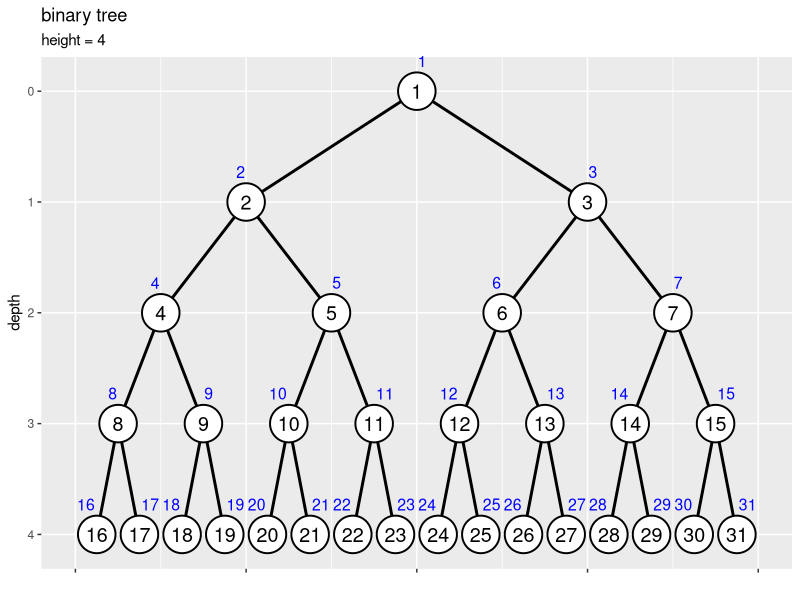
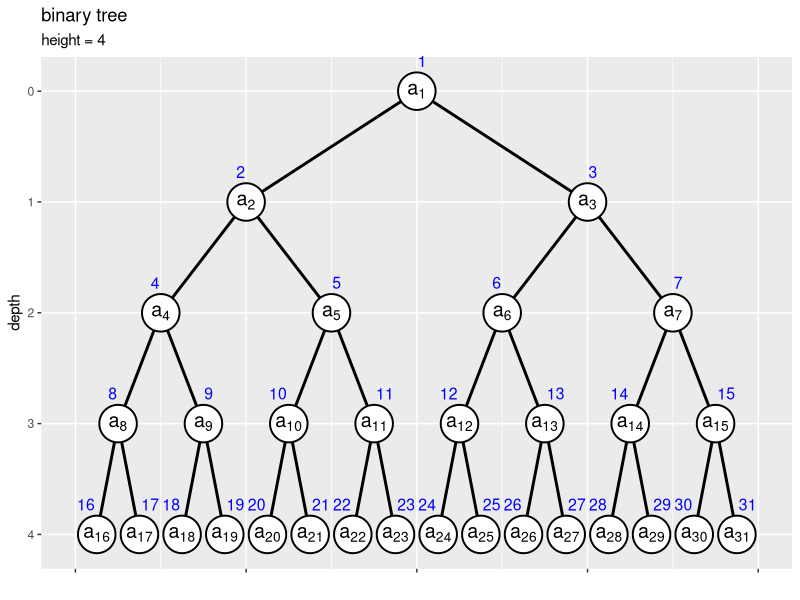
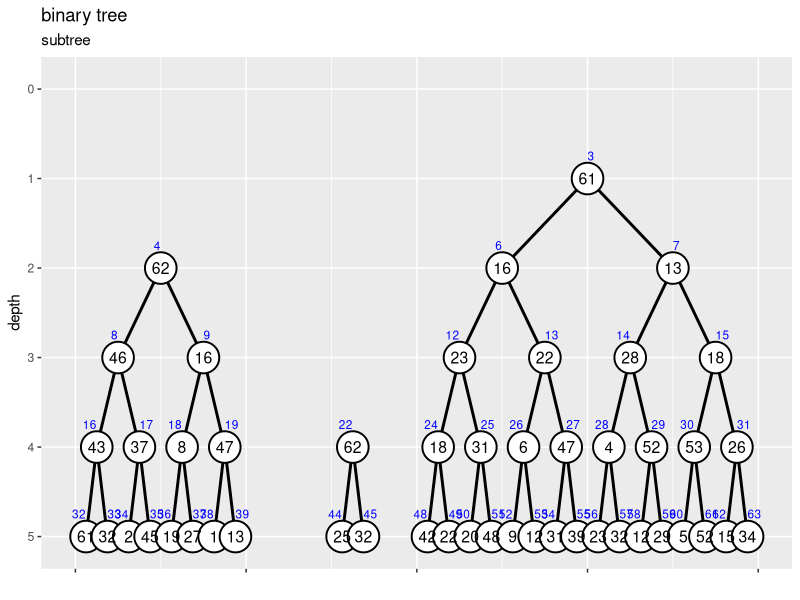
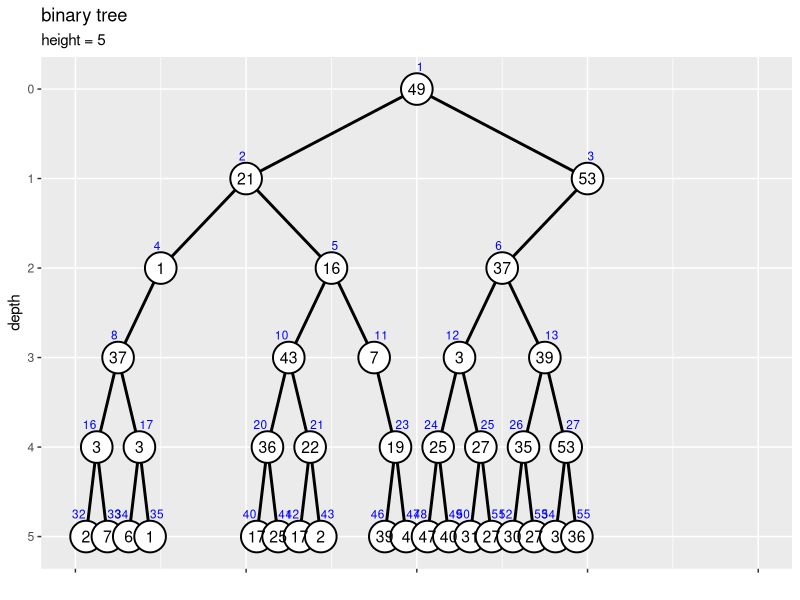
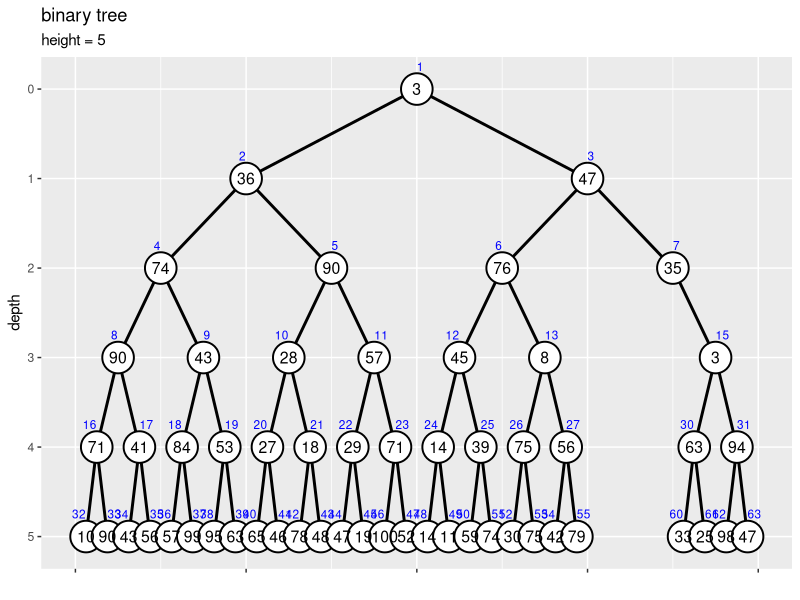
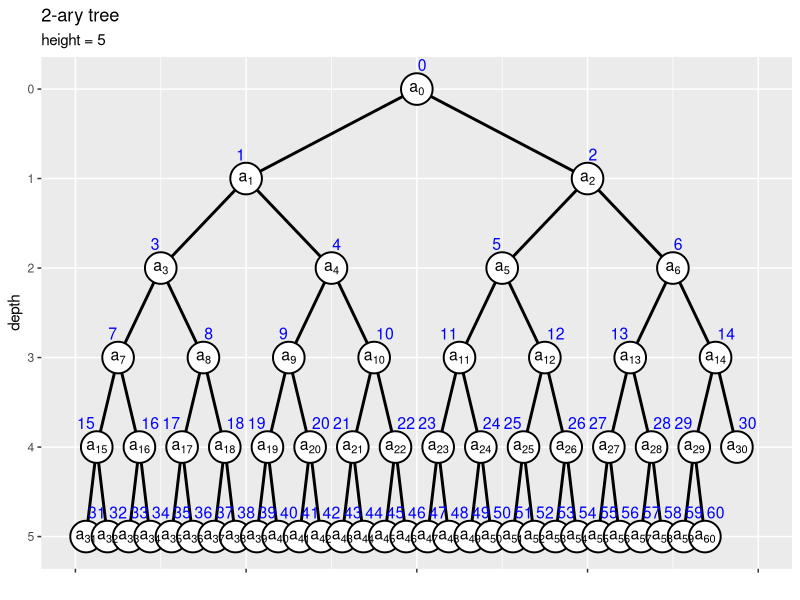
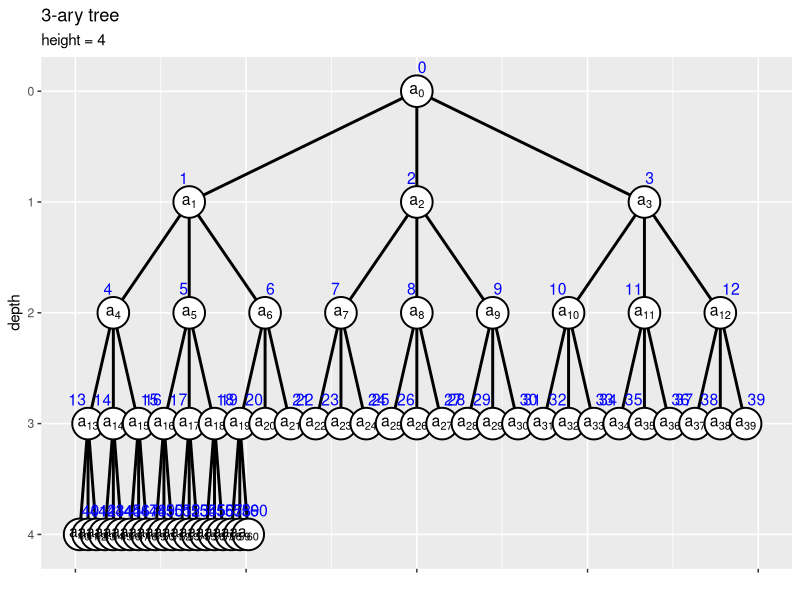
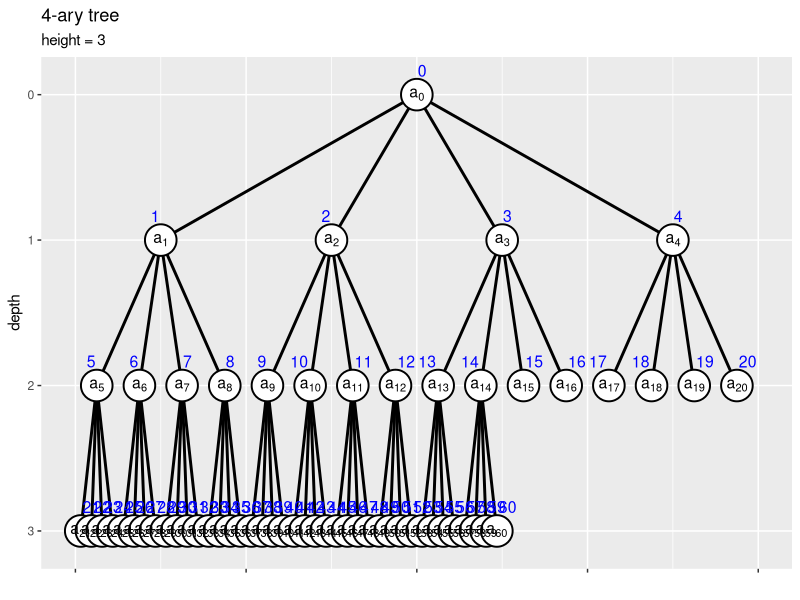

Write R code to recreate these figures, in order.
## ---- chunk 1
knitr::opts_chunk$set(
  echo = TRUE, 
  message = FALSE, error = FALSE, warning = FALSE # メッセージを非表示
)
## ---- chunk 2
### 資料作成用

# チェック用
library(ggplot2)
## ---- chunk 3
# ノード数を指定
N <- 31

# (簡易的に)値を作成
a <- 1:N
head(a)
## ---- chunk 4
# ラベル位置の調整値を指定
d <- 0.6

# ノードの座標を作成
node_df <- tibble::tibble(
  value = a, 
  index = 1:N, 
  depth = floor(log2(index)), 
  col_idx = index - 2^depth + 1, # 深さごとのノード番号
  coord_x = (col_idx * 2 - 1) * 1/(2^depth * 2), 
  label_offset = dplyr::if_else(
    condition = index%%2 == 0, true = 0.5+d, false = 0.5-d
  ) # ラベル位置を左右にズラす
)
node_df
## ---- chunk 5
# エッジの座標を作成
edge_df <- dplyr::bind_rows(
  # 子ノードの座標
  node_df |> 
    dplyr::filter(depth > 0) |> # 根を除去
    dplyr::mutate(
      edge_id   = index, 
      node_type = "childe" # (確認用)
    ), 
  # 親ノードの座標
  node_df |> 
    dplyr::filter(depth > 0) |> # 根を除去
    dplyr::mutate(
      edge_id   = index, 
      node_type = "parent", # (確認用)
      depth   = depth - 1, 
      index   = index %/% 2, 
      col_idx = index - 2^depth + 1, # 深さごとのノード番号
      coord_x = (col_idx * 2 - 1) * 1/(2^depth * 2)
    )
) |> 
  dplyr::select(!label_offset) |> 
  dplyr::arrange(edge_id, depth)
edge_df
## ---- chunk 6
# ツリーの高さを取得
max_h <- max(node_df[["depth"]])
max_h <- floor(log2(N))

# 縦方向の余白の調整値を指定
d <- 0.1

# 二分木を作図
ggplot() + 
  geom_path(data = edge_df, 
            mapping = aes(x = coord_x, y = depth, group = edge_id), 
            linewidth = 1) + # エッジ
  geom_point(data = node_df, 
             mapping = aes(x = coord_x, y = depth), 
             size = 12, shape = "circle filled", fill = "white", stroke = 1) + # ノード
  geom_text(data = node_df, 
            mapping = aes(x = coord_x, y = depth, label = value), 
            size = 5) + # 値ラベル
  geom_text(data = node_df, 
            mapping = aes(x = coord_x, y = depth, label = index, hjust = label_offset), 
            size = 4, vjust = -2, color = "blue") + # 位置ラベル
  scale_x_continuous(labels = NULL, name = "") + 
  scale_y_reverse(breaks = 0:max_h, minor_breaks = FALSE) + 
  coord_cartesian(xlim = c(0, 1), ylim = c(max_h+d, -d)) + 
  labs(title = "binary tree", 
       subtitle = paste0("height = ", max_h), 
       y = "depth")
## ---- chunk 7
# エッジの座標を作成
edge_df <- dplyr::bind_cols(
  # 子ノードの座標
  node_df |> 
    dplyr::filter(depth > 0) |> # 根を除去
    dplyr::select(!label_offset), 
  # 親ノードの座標
  node_df |> 
    dplyr::filter(depth > 0) |> # 根を除去
    dplyr::mutate(
      parent_depth   = depth - 1, 
      parent_index   = index %/% 2, 
      parent_col_idx = parent_index - 2^parent_depth + 1, # 深さごとのノード番号
      parent_coord_x = (parent_col_idx * 2 - 1) * 1/(2^parent_depth * 2)
    ) |> 
    dplyr::select(parent_index, parent_depth, parent_coord_x)
)
edge_df
## ---- chunk 8
# ツリーの高さを取得
max_h <- max(node_df[["depth"]])

# 縦方向の余白の調整値を指定
d <- 0.1

# 二分木を作図
ggplot() + 
  geom_segment(data = edge_df, 
               mapping = aes(x = coord_x, y = depth, xend = parent_coord_x, yend = parent_depth), 
               linewidth = 1) + # エッジ
  geom_point(data = node_df, 
             mapping = aes(x = coord_x, y = depth), 
             size = 12, shape = "circle filled", fill = "white", stroke = 1) + # ノード
  geom_text(data = node_df, 
            mapping = aes(x = coord_x, y = depth, label = paste("a[", index, "]")), parse = TRUE, 
            size = 5) + # 要素ラベル
  geom_text(data = node_df, 
            mapping = aes(x = coord_x, y = depth, label = index, hjust = label_offset), 
            size = 4, vjust = -2, color = "blue") + # 位置ラベル
  scale_x_continuous(labels = NULL, name = "") + 
  scale_y_reverse(breaks = 0:max_h, minor_breaks = FALSE) + 
  coord_cartesian(xlim = c(0, 1), ylim = c(max_h+d, -d)) + 
  labs(title = "binary tree", 
       subtitle = paste0("height = ", max_h), 
       y = "depth")
## ---- chunk 9
# 部分木インデックスの定義
subtree <- function(root_index, max_index) {
  
  # 部分木の根インデックスを取得
  parent_idx <- root_index[root_index <= N] |> 
    sort()
  
  # インデックスの最大値を取得
  N <- max_index
  
  # 親ごとに処理
  childe_idx <- NULL
  for(i in parent_idx) {
    
    # 兄弟インデックスを作成
    sibling_idx <- c(2*i, 2*i+1)
    
    # 子インデックスを格納
    childe_idx <- c(childe_idx, sibling_idx[sibling_idx <= N]) # 最大位置を超えたら除去
  }
  
  # 子がなければ再帰処理を終了
  if(length(childe_idx) == 0) return(parent_idx)
  
  # 子孫インデックスを作成
  descendant_idx <- subtree(childe_idx, N)
  
  # 部分木インデックスを格納
  subtree_idx <- c(parent_idx, descendant_idx) |> 
    sort()
  
  # 子孫インデックスを出力
  return(subtree_idx)
}
## ---- chunk 10
# ノード数を指定
N <- 63

# 部分木の根を指定
sub_root_idx <- c(3, 4, 22)

# 部分木のインデックスを作成
sub_node_idx <- subtree(sub_root_idx, N)
sub_node_idx
## ---- chunk 11
# 値を作成
a <- sample(x = 1:N, size = N, replace = TRUE)

# 部分木以外のノードを剪定
a[!1:N %in% sub_node_idx] <- NA
a
## ---- chunk 12
# ノードの座標を作成
d <- 0.5
node_df <- tibble::tibble(
  value   = a, 
  node_id = 1:N, 
  index   = dplyr::if_else(
    condition = !is.na(value), true = node_id, false = NA_real_
  ), 
  depth   = floor(log2(index)), 
  col_idx = index - 2^depth + 1, # 深さごとのノード番号
  coord_x = (col_idx * 2 - 1) * 1/(2^depth * 2), 
  label_offset = dplyr::if_else(
    condition = index%%2 == 0, true = 0.5+d, false = 0.5-d
  ) # ラベル位置を左右にズラす
)
node_df
## ---- chunk 13
# エッジの座標を作成
edge_df <- dplyr::bind_rows(
  # 子ノードの座標
  node_df |> 
    dplyr::filter(depth > 0, !index %in% sub_root_idx) |> # 根を除去
    dplyr::mutate(
      edge_id   = index, 
      node_type = "childe" # (確認用)
    ), 
  # 親ノードの座標
  node_df |> 
    dplyr::filter(depth > 0, !index %in% sub_root_idx) |> # 根を除去
    dplyr::mutate(
      edge_id   = index, 
      node_type = "parent", # (確認用)
      depth   = depth - 1, 
      index   = index %/% 2, 
      col_idx = index - 2^depth + 1, # 深さごとのノード番号
      coord_x = (col_idx * 2 - 1) * 1/(2^depth * 2)
    )
) |> 
  dplyr::select(!label_offset) |> 
  dplyr::arrange(edge_id, depth)
edge_df
## ---- chunk 14
# ツリーの高さを取得
max_h <- floor(log2(N))

# 二分木の部分木を作図
d <- 0.1
ggplot() + 
  geom_path(data = edge_df, 
            mapping = aes(x = coord_x, y = depth, group = edge_id), 
            linewidth = 1) + # エッジ
  geom_point(data = node_df, 
             mapping = aes(x = coord_x, y = depth), 
             size = 10, shape = "circle filled", fill = "white", stroke = 1, na.rm = TRUE) + # ノード
  geom_text(data = node_df, 
            mapping = aes(x = coord_x, y = depth, label = value), 
            size = 4, na.rm = TRUE) + # 値ラベル
  geom_text(data = node_df, 
            mapping = aes(x = coord_x, y = depth, label = index, hjust = label_offset), 
            size = 3, vjust = -2, color = "blue", na.rm = TRUE) + # 位置ラベル
  scale_x_continuous(labels = NULL, name = "") + 
  scale_y_reverse(breaks = 0:max_h, minor_breaks = FALSE) + 
  coord_cartesian(xlim = c(0, 1), ylim = c(max_h+d, -d)) + 
  labs(title = "binary tree", 
       subtitle = "subtree", 
       y = "depth")
## ---- chunk 15
# ノード数を指定
N <- 63

# (削除する)部分木の根を指定
sub_root_idx <- c(7, 9, 22)

# (削除する)部分木のインデックスを作成
del_node_idx <- subtree(sub_root_idx, N)
del_node_idx
## ---- chunk 16
# 値を作成
a <- sample(x = 1:N, size = N, replace = TRUE)

# 部分木のノードを剪定
a[del_node_idx] <- NA
a
## ---- chunk 17
# ノードの座標を作成
d <- 0.5
node_df <- tibble::tibble(
  value   = a, 
  node_id = 1:N, 
  index   = dplyr::if_else(
    condition = !is.na(value), true = node_id, false = NA_real_
  ), 
  depth   = floor(log2(index)), 
  col_idx = index - 2^depth + 1, # 深さごとのノード番号
  coord_x = (col_idx * 2 - 1) * 1/(2^depth * 2), 
  label_offset = dplyr::if_else(
    condition = index%%2 == 0, true = 0.5+d, false = 0.5-d
  ) # ラベル位置を左右にズラす
)
node_df
## ---- chunk 18
# エッジの座標を作成
edge_df <- dplyr::bind_rows(
  # 子ノードの座標
  node_df |> 
    dplyr::filter(depth > 0) |> # 根を除去
    dplyr::mutate(
      edge_id   = index, 
      node_type = "childe" # (確認用)
    ), 
  # 親ノードの座標
  node_df |> 
    dplyr::filter(depth > 0) |> # 根を除去
    dplyr::mutate(
      edge_id   = index, 
      node_type = "parent", # (確認用)
      depth   = depth - 1, 
      index   = index %/% 2, 
      col_idx = index - 2^depth + 1, # 深さごとのノード番号
      coord_x = (col_idx * 2 - 1) * 1/(2^depth * 2)
    )
) |> 
  dplyr::select(!label_offset) |> 
  dplyr::arrange(edge_id, depth)
edge_df
## ---- chunk 19
# ツリーの高さを取得
max_h <- max(node_df[["depth"]], na.rm = TRUE)

# 二分木を作図
d <- 0.1
ggplot() + 
  geom_path(data = edge_df, 
            mapping = aes(x = coord_x, y = depth, group = edge_id), 
            linewidth = 1) + # エッジ
  geom_point(data = node_df, 
             mapping = aes(x = coord_x, y = depth), 
             size = 10, shape = "circle filled", fill = "white", stroke = 1, na.rm = TRUE) + # ノード
  geom_text(data = node_df, 
            mapping = aes(x = coord_x, y = depth, label = value), 
            size = 4, na.rm = TRUE) + # 値ラベル
  geom_text(data = node_df, 
            mapping = aes(x = coord_x, y = depth, label = index, hjust = label_offset), 
            size = 3, vjust = -2, color = "blue", na.rm = TRUE) + # 位置ラベル
  scale_x_continuous(labels = NULL, name = "") + 
  scale_y_reverse(breaks = 0:max_h, minor_breaks = FALSE) + 
  coord_cartesian(xlim = c(0, 1), ylim = c(max_h+d, -d)) + 
  labs(title = "binary tree", 
       subtitle = paste0("height = ", max_h), 
       y = "depth")
## ---- chunk 20
# ノード数を指定
N <- 63

# 値を作成
max_v <- 100
a <- sample(x = 1:max_v, size = N, replace = TRUE)
a
## ---- chunk 21
# (削除する)部分木の根を指定
sub_root_idx <- which(x = a < a[1])
sub_root_idx
## ---- chunk 22
# (削除する)部分木のインデックスを作成
del_node_idx <- subtree(sub_root_idx, N)

# 部分木のノードを剪定
a[del_node_idx] <- NA
a
## ---- chunk 23
### 資料作成用:(再掲)

# ノードの座標を作成
d <- 0.5
node_df <- tibble::tibble(
  value   = a, 
  node_id = 1:N, 
  index   = dplyr::if_else(
    condition = !is.na(value), true = node_id, false = NA_real_
  ), 
  depth   = floor(log2(index)), 
  col_idx = index - 2^depth + 1, # 深さごとのノード番号
  coord_x = (col_idx * 2 - 1) * 1/(2^depth * 2), 
  label_offset = dplyr::if_else(
    condition = index%%2 == 0, true = 0.5+d, false = 0.5-d
  ) # ラベル位置を左右にズラす
)

# エッジの座標を作成
edge_df <- dplyr::bind_rows(
  # 子ノードの座標
  node_df |> 
    dplyr::filter(depth > 0) |> # 根を除去
    dplyr::mutate(
      edge_id   = index, 
      node_type = "childe" # (確認用)
    ), 
  # 親ノードの座標
  node_df |> 
    dplyr::filter(depth > 0) |> # 根を除去
    dplyr::mutate(
      edge_id   = index, 
      node_type = "parent", # (確認用)
      depth   = depth - 1, 
      index   = index %/% 2, 
      col_idx = index - 2^depth + 1, # 深さごとのノード番号
      coord_x = (col_idx * 2 - 1) * 1/(2^depth * 2)
    )
) |> 
  dplyr::select(!label_offset) |> 
  dplyr::arrange(edge_id, depth)

# ツリーの高さを取得
max_h <- max(node_df[["depth"]], na.rm = TRUE)

# 二分木を作図
d <- 0.1
ggplot() + 
  geom_path(data = edge_df, 
            mapping = aes(x = coord_x, y = depth, group = edge_id), 
            linewidth = 1) + # エッジ
  geom_point(data = node_df, 
             mapping = aes(x = coord_x, y = depth), 
             size = 10, shape = "circle filled", fill = "white", stroke = 1, na.rm = TRUE) + # ノード
  geom_text(data = node_df, 
            mapping = aes(x = coord_x, y = depth, label = value), 
            size = 4, na.rm = TRUE) + # 値ラベル
  geom_text(data = node_df, 
            mapping = aes(x = coord_x, y = depth, label = index, hjust = label_offset), 
            size = 3, vjust = -2, color = "blue", na.rm = TRUE) + # 位置ラベル
  scale_x_continuous(labels = NULL, name = "") + 
  scale_y_reverse(breaks = 0:max_h, minor_breaks = FALSE) + 
  coord_cartesian(xlim = c(0, 1), ylim = c(max_h+d, -d)) + 
  labs(title = "binary tree", 
       subtitle = paste0("height = ", max_h), 
       y = "depth")
## ---- chunk 24
### 資料作成用

# チェック用
library(ggplot2)
## ---- chunk 25
# 深さカウント関数を作成
count_depth <- function(index, base, depth_cnt = 0) {
  
  # 親インデックスを計算
  parent_index <- ceiling(index / base) - 1
  
  # 深さをカウント
  depth_cnt <- depth_cnt + 1
  
  # 親が根なら終了
  if(parent_index <= 0) return(depth_cnt)
  
  # 深さを計算
  depth_cnt <- count_depth(parent_index, base, depth_cnt)
  
  # 深さを出力
  return(depth_cnt)
}

# 確認
count_depth(index = 8, base = 2, depth_cnt = 0)
## ---- chunk 26
# 深さ計算関数(スカラ)を作成
index_to_depth <- function(index, base) {
  
  # 深さを作成
  depth_cnt <- 0
  
  # 根なら終了
  if(index == 0) return(depth_cnt)
  
  # 深さを計算
  depth_cnt <- count_depth(index, base, depth_cnt)
  
  # 深さを出力
  return(depth_cnt)
}

# 確認
index_to_depth(index = 8, base = 2)
## ---- chunk 27
# 深さ計算関数(ベクトル)を作成
depth <- function(index, base) {
  
  # 深さの受け皿を初期化
  depth <- rep(0, times = length(index))
  
  # 要素ごとに処理
  for(i in seq_along(index)) {
    
    # 深さを計算
    depth[i] <- index_to_depth(index[i], base)
  }
  
  # 深さを出力
  return(depth)
}

# 確認
depth(index = c(4, 8, 16), base = 2)
## ---- chunk 28
# 最小インデックス計算関数(スカラ)を作成
depth_to_min_index <- function(depth, base) {
  
  # インデックスの最小値を初期化
  index <- 0
  
  # 根なら終了
  if(depth == 0) return(index)
  
  # 深さごとに処理
  for(h in 1:depth) {
    
    # インデックスの最小値を計算
    index <- index * base + 1
  }
  
  # 最小インデックスを出力
  return(index)
}

# 確認
depth_to_min_index(depth = 3, base = 2)
## ---- chunk 29
# 最小インデックス計算関数(ベクトル)を作成
min_index <- function(depth, base) {
  
  # インデックスの受け皿を作成
  index <- rep(0, times = length(depth))
  
  # 要素ごとに処理
  for(i in seq_along(depth)) {
    
    # 最小インデックスを計算
    index[i] <- depth_to_min_index(depth[i], base)
  }
  
  # 最小インデックスを出力
  return(index)
}

# 確認
min_index(depth = c(2, 3, 4), base = 2)
## ---- chunk 30
# 分岐数を指定
b <- 2

# ノード数を指定
N <- 61

# (簡易的に)値を作成
a <- 1:N
head(a)
## ---- chunk 31
# ラベル位置の調整値を指定
d <- 0.6

# ノードの座標を作成
node_df <- tibble::tibble(
  value   = a, 
  index   = 0:(N-1), 
  depth   = depth(index, b), 
  col_idx = index - min_index(depth, b) + 1, # 深さごとのノード番号
  coord_x = (col_idx * 2 - 1) * 1/(min_index(depth+1, b) - min_index(depth, b)), 
  label_offset = dplyr::case_when(
    depth >= 5 ~ 0.5 - d, # 指定した深さ以降は全て指定した位置に配置:(深さと符号を指定)
    (index-1)%%b <  0.5*b ~ 0.5 + d, # 中より左の分岐は左に配置
    (index-1)%%b >= 0.5*b ~ 0.5 - d  # 中と右の分岐は右に配置
  ) # ラベル位置を左右にズラす
)
node_df
## ---- chunk 32
# エッジの座標を作成
edge_df <- dplyr::bind_rows(
  # 子ノードの座標
  node_df |> 
    dplyr::filter(depth > 0) |> # 根を除去
    dplyr::mutate(
      edge_id   = index, 
      node_type = "childe" # (確認用)
    ), 
  # 親ノードの座標
  node_df |> 
    dplyr::filter(depth > 0) |> # 根を除去
    dplyr::mutate(
      edge_id   = index, 
      node_type = "parent", # (確認用)
      depth   = depth - 1, 
      index   = ceiling(index / b) - 1, 
      col_idx = index - min_index(depth, b) + 1, # 深さごとのノード番号
      coord_x = (col_idx * 2 - 1) * 1/(min_index(depth+1, b) - min_index(depth, b)), 
    )
) |> 
  dplyr::select(!label_offset) |> 
  dplyr::arrange(edge_id, depth)
edge_df
## ---- chunk 33
# ツリーの高さを取得
max_h <- depth(N-1, b)

# 縦方向の余白の調整値を指定
d <- 0.1

# 二分木を作図
ggplot() + 
  geom_path(data = edge_df, 
            mapping = aes(x = coord_x, y = depth, group = edge_id), 
            linewidth = 1) + # エッジ
  geom_point(data = node_df, 
             mapping = aes(x = coord_x, y = depth), 
             size = 10, shape = "circle filled", fill = "white", stroke = 1) + # ノード
  # geom_text(data = node_df, 
  #           mapping = aes(x = coord_x, y = depth, label = value), 
  #           size = 5) + # 値ラベル
  geom_text(data = node_df, 
            mapping = aes(x = coord_x, y = depth, label = paste0("a[", index, "]")), parse = TRUE, 
            size = 4) + # 要素ラベル
  geom_text(data = node_df, 
            mapping = aes(x = coord_x, y = depth, label = index, hjust = label_offset), 
            size = 4, vjust = -1.5, color = "blue") + # 位置ラベル
  scale_x_continuous(labels = NULL, name = "") + 
  scale_y_reverse(breaks = 0:max_h, minor_breaks = FALSE) + 
  coord_cartesian(xlim = c(0, 2), ylim = c(max_h+d, -d)) + # 表示範囲
  labs(title = paste0(b, "-ary tree"), 
       subtitle = paste0("height = ", max_h), 
       y = "depth")
## ---- chunk 34
### 資料作成用:(設定の変更)

# 分岐数を指定
b <- 3

# ノード数を指定
N <- 61

# (簡易的に)値を作成
a <- 1:N

# ノードの座標を作成
d <- 0.6
node_df <- tibble::tibble(
  value   = a, 
  index   = 0:(N-1), 
  depth   = depth(index, b), 
  col_idx = index - min_index(depth, b) + 1, # 深さごとのノード番号
  coord_x = (col_idx * 2 - 1) * 1/(min_index(depth+1, b) - min_index(depth, b)), 
  label_offset = dplyr::case_when(
    depth >= 4 ~ 0.5 - d, # 指定した深さ以降は全て指定した位置に配置:(深さと符号を指定)
    (index-1)%%b <  0.5*b ~ 0.5 + d, # 中より左の分岐は左に配置
    (index-1)%%b >= 0.5*b ~ 0.5 - d  # 中と右の分岐は右に配置
  ) # ラベル位置を左右にズラす
)

# エッジの座標を作成
edge_df <- dplyr::bind_rows(
  # 子ノードの座標
  node_df |> 
    dplyr::filter(depth > 0) |> # 根を除去
    dplyr::mutate(
      edge_id   = index, 
      node_type = "childe" # (確認用)
    ), 
  # 親ノードの座標
  node_df |> 
    dplyr::filter(depth > 0) |> # 根を除去
    dplyr::mutate(
      edge_id   = index, 
      node_type = "parent", # (確認用)
      depth   = depth - 1, 
      index   = ceiling(index / b) - 1, 
      col_idx = index - min_index(depth, b) + 1, # 深さごとのノード番号
      coord_x = (col_idx * 2 - 1) * 1/(min_index(depth+1, b) - min_index(depth, b)), 
    )
) |> 
  dplyr::select(!label_offset) |> 
  dplyr::arrange(edge_id, depth)

# ツリーの高さを取得
max_h <- depth(N-1, b)

# 二分木を作図
d <- 0.1
ggplot() + 
  geom_path(data = edge_df, 
            mapping = aes(x = coord_x, y = depth, group = edge_id), 
            linewidth = 1) + # エッジ
  geom_point(data = node_df, 
             mapping = aes(x = coord_x, y = depth), 
             size = 10, shape = "circle filled", fill = "white", stroke = 1) + # ノード
  geom_text(data = node_df, 
            mapping = aes(x = coord_x, y = depth, label = paste0("a[", index, "]")), parse = TRUE, 
            size = 4) + # 要素ラベル
  geom_text(data = node_df, 
            mapping = aes(x = coord_x, y = depth, label = index, hjust = label_offset), 
            size = 4, vjust = -1.5, color = "blue") + # 位置ラベル
  scale_x_continuous(labels = NULL, name = "") + 
  scale_y_reverse(breaks = 0:max_h, minor_breaks = FALSE) + 
  coord_cartesian(xlim = c(0, 2), ylim = c(max_h+d, -d)) + # 表示範囲
  labs(title = paste0(b, "-ary tree"), 
       subtitle = paste0("height = ", max_h), 
       y = "depth")
## ---- chunk 35
### 資料作成用:(設定の変更)

# 分岐数を指定
b <- 4

# ノード数を指定
N <- 61

# (簡易的に)値を作成
a <- 1:N

# ノードの座標を作成
d <- 0.6
node_df <- tibble::tibble(
  value   = a, 
  index   = 0:(N-1), 
  depth   = depth(index, b), 
  col_idx = index - min_index(depth, b) + 1, # 深さごとのノード番号
  coord_x = (col_idx * 2 - 1) * 1/(min_index(depth+1, b) - min_index(depth, b)), 
  label_offset = dplyr::case_when(
    depth >= 3 ~ 0.5 - d, # 指定した深さ以降は全て指定した位置に配置:(深さと符号を指定)
    (index-1)%%b <  0.5*b ~ 0.5 + d, # 中より左の分岐は左に配置
    (index-1)%%b >= 0.5*b ~ 0.5 - d  # 中と右の分岐は右に配置
  ) # ラベル位置を左右にズラす
)

# エッジの座標を作成
edge_df <- dplyr::bind_rows(
  # 子ノードの座標
  node_df |> 
    dplyr::filter(depth > 0) |> # 根を除去
    dplyr::mutate(
      edge_id   = index, 
      node_type = "childe" # (確認用)
    ), 
  # 親ノードの座標
  node_df |> 
    dplyr::filter(depth > 0) |> # 根を除去
    dplyr::mutate(
      edge_id   = index, 
      node_type = "parent", # (確認用)
      depth   = depth - 1, 
      index   = ceiling(index / b) - 1, 
      col_idx = index - min_index(depth, b) + 1, # 深さごとのノード番号
      coord_x = (col_idx * 2 - 1) * 1/(min_index(depth+1, b) - min_index(depth, b)), 
    )
) |> 
  dplyr::select(!label_offset) |> 
  dplyr::arrange(edge_id, depth)

# ツリーの高さを取得
max_h <- depth(N-1, b)

# 二分木を作図
d <- 0.1
ggplot() + 
  geom_path(data = edge_df, 
            mapping = aes(x = coord_x, y = depth, group = edge_id), 
            linewidth = 1) + # エッジ
  geom_point(data = node_df, 
             mapping = aes(x = coord_x, y = depth), 
             size = 10, shape = "circle filled", fill = "white", stroke = 1) + # ノード
  geom_text(data = node_df, 
            mapping = aes(x = coord_x, y = depth, label = paste0("a[", index, "]")), parse = TRUE, 
            size = 4) + # 要素ラベル
  geom_text(data = node_df, 
            mapping = aes(x = coord_x, y = depth, label = index, hjust = label_offset), 
            size = 4, vjust = -1.5, color = "blue") + # 位置ラベル
  scale_x_continuous(labels = NULL, name = "") + 
  scale_y_reverse(breaks = 0:max_h, minor_breaks = FALSE) + 
  coord_cartesian(xlim = c(0, 2), ylim = c(max_h+d, -d)) + # 表示範囲
  labs(title = paste0(b, "-ary tree"), 
       subtitle = paste0("height = ", max_h), 
       y = "depth")
## ---- chunk 36
### 資料作成用:(設定の変更)

# 分岐数を指定
b <- 5

# ノード数を指定
N <- 61

# (簡易的に)値を作成
a <- 1:N

# ノードの座標を作成
d <- 0.6
node_df <- tibble::tibble(
  value   = a, 
  index   = 0:(N-1), 
  depth   = depth(index, b), 
  col_idx = index - min_index(depth, b) + 1, # 深さごとのノード番号
  coord_x = (col_idx * 2 - 1) * 1/(min_index(depth+1, b) - min_index(depth, b)), 
  label_offset = dplyr::case_when(
    depth >= 3 ~ 0.5 - d, # 指定した深さ以降は全て指定した位置に配置:(深さと符号を指定)
    (index-1)%%b <  0.5*b ~ 0.5 + d, # 中より左の分岐は左に配置
    (index-1)%%b >= 0.5*b ~ 0.5 - d  # 中と右の分岐は右に配置
  ) # ラベル位置を左右にズラす
)

# エッジの座標を作成
edge_df <- dplyr::bind_rows(
  # 子ノードの座標
  node_df |> 
    dplyr::filter(depth > 0) |> # 根を除去
    dplyr::mutate(
      edge_id   = index, 
      node_type = "childe" # (確認用)
    ), 
  # 親ノードの座標
  node_df |> 
    dplyr::filter(depth > 0) |> # 根を除去
    dplyr::mutate(
      edge_id   = index, 
      node_type = "parent", # (確認用)
      depth   = depth - 1, 
      index   = ceiling(index / b) - 1, 
      col_idx = index - min_index(depth, b) + 1, # 深さごとのノード番号
      coord_x = (col_idx * 2 - 1) * 1/(min_index(depth+1, b) - min_index(depth, b)), 
    )
) |> 
  dplyr::select(!label_offset) |> 
  dplyr::arrange(edge_id, depth)

# ツリーの高さを取得
max_h <- depth(N-1, b)

# 二分木を作図
d <- 0.1
ggplot() + 
  geom_path(data = edge_df, 
            mapping = aes(x = coord_x, y = depth, group = edge_id), 
            linewidth = 1) + # エッジ
  geom_point(data = node_df, 
             mapping = aes(x = coord_x, y = depth), 
             size = 10, shape = "circle filled", fill = "white", stroke = 1) + # ノード
  geom_text(data = node_df, 
            mapping = aes(x = coord_x, y = depth, label = paste0("a[", index, "]")), parse = TRUE, 
            size = 4) + # 要素ラベル
  geom_text(data = node_df, 
            mapping = aes(x = coord_x, y = depth, label = index, hjust = label_offset), 
            size = 4, vjust = -1.5, color = "blue") + # 位置ラベル
  scale_x_continuous(labels = NULL, name = "") + 
  scale_y_reverse(breaks = 0:max_h, minor_breaks = FALSE) + 
  coord_cartesian(xlim = c(0, 2), ylim = c(max_h+d, -d)) + # 表示範囲
  labs(title = paste0(b, "-ary tree"), 
       subtitle = paste0("height = ", max_h), 
       y = "depth")
